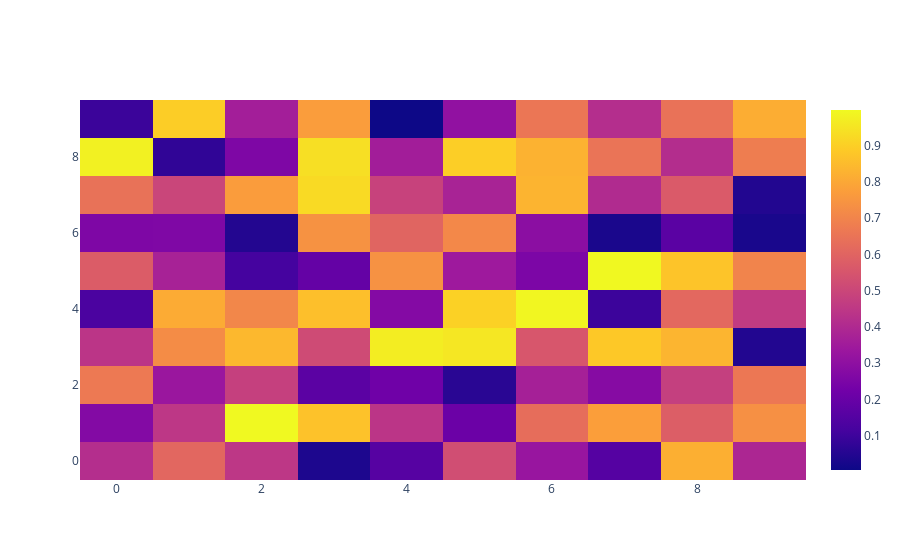

The code cell stored with this chart in its notebook:
### Code cell
data = np.random.rand(10,10)

heatmap = go.Heatmap(z=data)
fig = go.Figure(data=heatmap)
fig.show()
